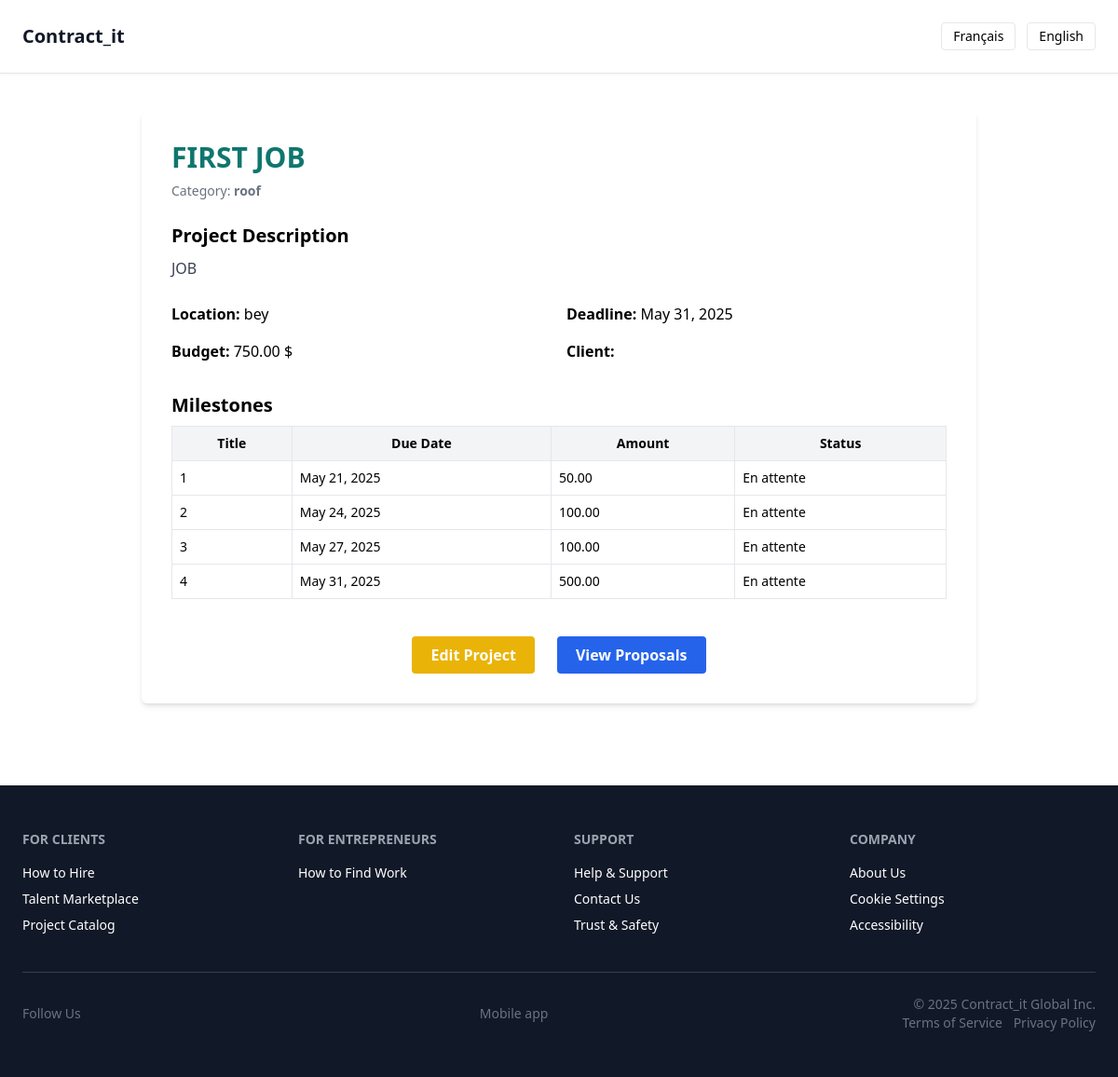
Page /en/projects/details/1/ (signed in) on the committed database.
### projects/models.py (models this page shows, shortened)
class Project(models.Model):
    STATUS_CHOICES = [
        ('active', 'Actif'),          # Projet publié, ouvert aux offres
        ('in_progress', 'En cours'),  # Projet attribué à un entrepreneur
        ('completed', 'Terminé'),     # Projet complété
        ('cancelled', 'Annulé'),      # Projet annulé ou retiré
    ]
    is_public = models.BooleanField(
        default=True,
        help_text="Le projet est-il visible publiquement ? (True = tous les entrepreneurs peuvent le voir)"
    )
    client = models.ForeignKey(
        CustomUser,
        on_delete=models.SET_NULL,          # Si le client est supprimé → champ devient NULL
        null=True,
        blank=True,
        related_name='projects_posted',     # Permet d’appeler client.projects_posted.all()
        limit_choices_to={'is_client': True},  # Restreint aux utilisateurs clients
        help_text="Utilisateur (client) qui a publié ce projet"
    )
    contractor = models.ForeignKey(
        CustomUser,
        on_delete=models.SET_NULL,          # Si le contractor est supprimé → champ devient NULL
        null=True,
        blank=True,
        related_name='projects_awarded',    # Permet d’appeler contractor.projects_awarded.all()
        limit_choices_to={'is_contractor': True},  # Restreint aux utilisateurs entrepreneurs
        help_text="Utilisateur (entrepreneur) sélectionné pour ce projet (facultatif)"
    )
    title = models.CharField(
        max_length=255,
        help_text="Titre clair et court du projet (ex. : Rénovation salle de bain)"
    )
    description = models.TextField(
        help_text="Description complète des travaux à réaliser"
    )
    category = models.CharField(
        max_length=100,
        help_text="Type de projet ou domaine requis (ex : Électricité, Peinture)"
    )
    location = models.CharField(
        max_length=255,
        help_text="Lieu d'exécution des travaux (ville, région, etc.)"
    )
    budget = models.DecimalField(
        max_digits=10,  # Jusqu’à 9 999 999.99
        decimal_places=2,
        help_text="Budget estimé ou alloué pour le projet (en dollars CAD)"
    )
    deadline = models.DateField(
        help_text="Date limite souhaitée pour l’achèvement du projet"
    )
    status = models.CharField(
        max_length=20,
        choices=STATUS_CHOICES,
        default='active',
        help_text="Statut actuel du projet (actif, en cours, terminé ou annulé)"
    )
    ai_drafted = models.BooleanField(
        default=False,
        help_text="Ce projet a-t-il été rédigé automatiquement par l’assistant IA ?"
    )
    created_at = models.DateTimeField(
        auto_now_add=True,
        help_text="Date de création automatique lors de la publication"
    )
    updated_at = models.DateTimeField(
        auto_now=True,
        help_text="Mise à jour automatique à chaque modification"
    )

class Milestone(models.Model):
    project = models.ForeignKey(
        Project,
        on_delete=models.CASCADE,  # Si le projet est supprimé → tous ses jalons aussi
        related_name='milestones',
        help_text="Projet auquel ce jalon est rattaché"
    )
    title = models.CharField(
        max_length=255,
        help_text="Titre du jalon"
    )
    description = models.TextField(
        blank=True,
        help_text="Détails précis sur les travaux associés à ce jalon"
    )
    amount = models.DecimalField(
        max_digits=10,
        decimal_places=2,
        help_text="Montant à verser à la complétion de ce jalon"
    )
    due_date = models.DateField(
        help_text="Date limite souhaitée pour compléter ce jalon"
    )
    STATUS_CHOICES = [
        ('pending', 'En attente'),
        ('in_progress', 'En cours'),
        ('completed', 'Terminé'),
        ('approved', 'Approuvé'),
        ('paid', 'Payé'),
    ]
    status = models.CharField(
        max_length=20,
        choices=STATUS_CHOICES,
        default='pending',
        help_text="Statut actuel du jalon"
    )
    created_at = models.DateTimeField(auto_now_add=True)
    updated_at = models.DateTimeField(auto_now=True)

### projects/views.py (the view)
# urls.py: path('details/<int:project_id>/', project_detail_page_view, name='project_detail_page_view'),
@login_required
def project_detail_page_view(request, project_id):
    project = get_object_or_404(Project, id=project_id)
    user = request.user
    has_already_bid = False
    if user.is_contractor:
        has_already_bid = Bid.objects.filter(project=project, contractor=user).exists()
    milestones = Milestone.objects.filter(project=project).order_by('due_date')
    return render(request, 'projects/project_details.html', {
        'project': project,
        'has_already_bid': has_already_bid,
        'milestones': milestones,
    })

### accounts/context_processors.py (called while the page is built)
def user_roles(request):
    user = request.user  # 🔍 Récupère l’utilisateur connecté (AnonymousUser si non connecté)
    return {
        'is_client': getattr(user, 'is_client', False),         # ✅ True si client, sinon False
        'is_contractor': getattr(user, 'is_contractor', False)  # ✅ True si entrepreneur, sinon False
    }

### projects/templates/projects/project_details.html (shortened to what this page needs)
{% extends "core/useful/base2.html" %}
{% load i18n %}
{% block content %}
<div class="max-w-4xl mx-auto bg-white p-8 shadow-md rounded-md">
    <h1 class="text-3xl font-bold text-teal-700 mb-2">{{ project.title }}</h1>
    <p class="text-sm text-gray-500 mb-6">
        {% trans "Category" %}: <span class="font-semibold">{{ project.category }}</span>
    </p>
    <h2 class="text-xl font-semibold mt-4 mb-2">{% trans "Project Description" %}</h2>
    <p class="text-gray-700 leading-relaxed">{{ project.description }}</p>
    <div class="grid grid-cols-1 sm:grid-cols-2 gap-4 mt-6">
        <p><strong>{% trans "Location" %}:</strong> {{ project.location }}</p>
        <p><strong>{% trans "Deadline" %}:</strong> {{ project.deadline }}</p>
        <p><strong>{% trans "Budget" %}:</strong> {{ project.budget }} $</p>
        <p><strong>{% trans "Client" %}:</strong> {{ project.client.username }}</p>
    </div>
    {% if project.milestones.all %}
        <h2 class="text-xl font-semibold mt-8 mb-2">{% trans "Milestones" %}</h2>
        <table class="w-full border mt-2 text-sm">
            <thead class="bg-gray-100">
                <tr>
                    <th class="p-2 border">{% trans "Title" %}</th>
                    <th class="p-2 border">{% trans "Due Date" %}</th>
                    <th class="p-2 border">{% trans "Amount" %}</th>
                    <th class="p-2 border">{% trans "Status" %}</th>
                </tr>
            </thead>
            <tbody>
                {% for milestone in project.milestones.all %}
                <tr>
                    <td class="p-2 border">{{ milestone.title }}</td>
                    <td class="p-2 border">{{ milestone.due_date }}</td>
                    <td class="p-2 border">{{ milestone.amount }}</td>
                    <td class="p-2 border">{{ milestone.get_status_display }}</td>
                </tr>
                {% endfor %}
            </tbody>
        </table>
    {% endif %}
    {% if user.is_authenticated and user == project.client %}
        <div class="mt-10 flex justify-center space-x-6">
            <a href="{% url 'edit_project_view' project.id %}"
               class="inline-block px-5 py-2 bg-yellow-500 text-white rounded hover:bg-yellow-600 transition font-semibold">
                {% trans "Edit Project" %}
            </a>
            <a href="{% url 'view_project_bids_view' project.id %}"
               class="inline-block px-5 py-2 bg-blue-600 text-white rounded hover:bg-blue-700 transition font-semibold">
                {% trans "View Proposals" %}
            </a>
        </div>
    {% endif %}
</div>
{% endblock %}

### rows in the picture
Project: title "FIRST JOB", category "roof", description "JOB", location "bey", deadline "May 31, 2025", budget "750.00"
Milestone: title "1", due_date "May 21, 2025", amount "50.00", status "En attente"
Milestone: title "2", due_date "May 24, 2025", amount "100.00", status "En attente"
Milestone: title "3", due_date "May 27, 2025", amount "100.00", status "En attente"
Milestone: title "4", due_date "May 31, 2025", amount "500.00", status "En attente"
